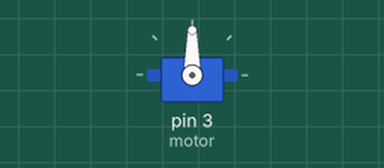
Bench run of a sketch on a simulated Arduino Uno, built with avr-gcc and run on an emulated ATmega328P. Shown: servo.

Above: at 0.05 s.
At 12.0 s:
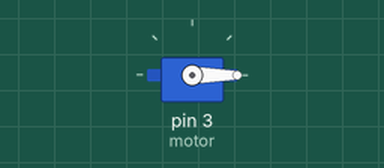
Timing chart, 0 to 15.6 s (numbered marks = the images above):
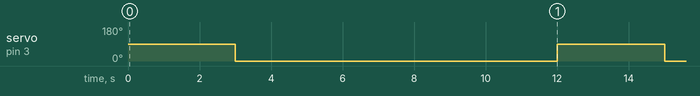

The sketch:

Full_Code.ino
```cpp
#include <Servo.h>

Servo myservo;  // Create servo object

const int button = 2;  // Button connected to pin 2
const int dcm = 8;
const int motor = 3;   // Servo connected to pin 3

int pos = 90;  // Store servo position

void setup() {
  pinMode(motor, OUTPUT);
  myservo.attach(motor);   // Attach servo to pin 3
  myservo.write(pos);      // Set initial servo position to 90°
}

void loop() {

    myservo.write(90);
    delay(3000);
    myservo.write(0);
    delay(9000);
}
```

Measured:
- by itself, servo on pin 3 (motor): alternates 90° for 3.0 s and 0° for 9.0 s
